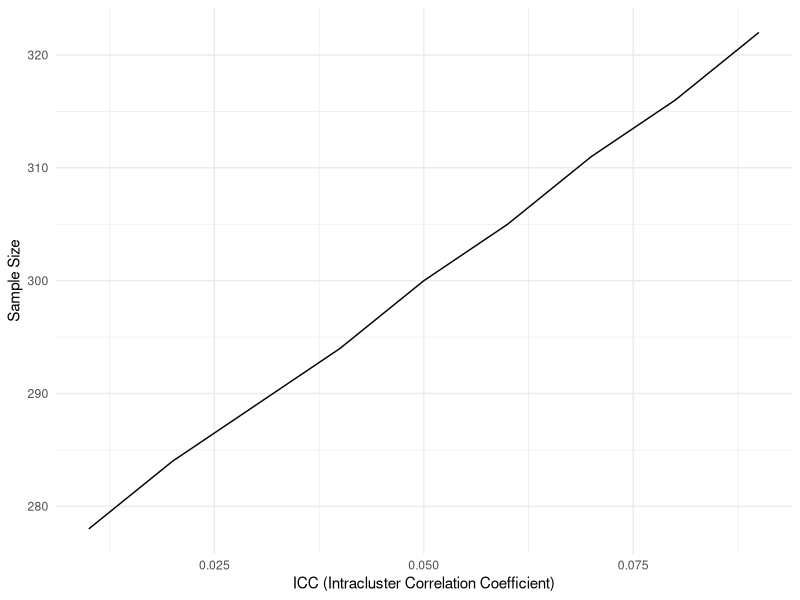
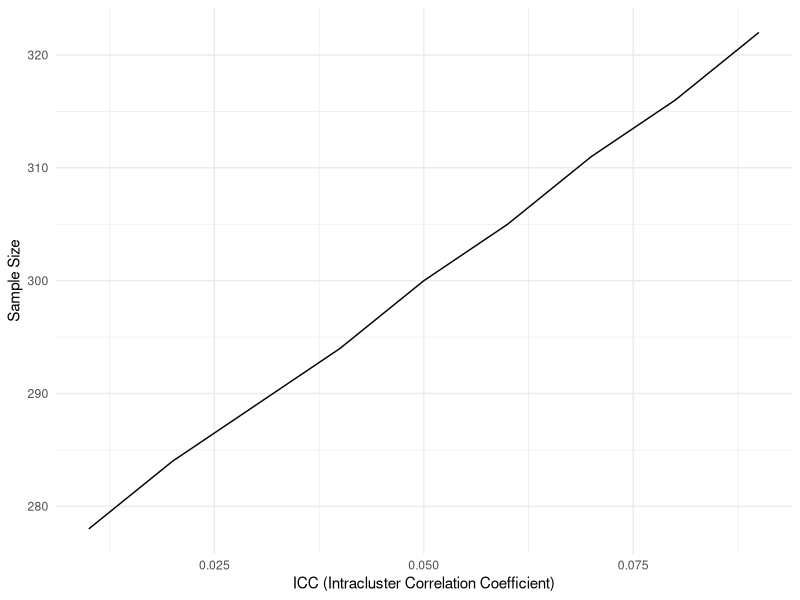

Generate these figures, in order, with R:
## ---- chunk 1
library(tidyverse)
library(ggplot2)

## ---- chunk 2
# Parameters for the sample size calculation
confidence_level <- 0.95 # confidence level
z <- qnorm(1 - (1 - confidence_level) / 2) # z statistic
d <- 0.05 # margin of error
cluster_size <- 3 # Average cluster size (fixed in our case)
icc <- 0.05 # Intracluster correlation coefficient -> Clients from the same hair stylist might be correlated in terms of outcome (acceptability), so, 0.05 is the lowest acceptable, probably even a bit higher
prop <- 0.77 # Estimated proportion (= 70% acceptability) -> rather low! The higher, the lower the sample size needed.
deff <- 1 + (cluster_size - 1) * icc # Design Effect
sample_size <- ceiling((z^2 * prop * (1 - prop) * deff) / d^2)
# Print the calculated sample size
cat("Required sample size:", sample_size)
# Number of clusters
n_clusters <- sample_size / cluster_size
cat("Required clusters:", round(n_clusters, 0))

# Create.a plot varying the ICC
icc_values <- seq(0.01, 0.09, by = 0.01)  # range of realistic ICCs
data_frame <- data.frame(ICC = icc_values)
# Calculate required sample size for each ICC value
data_frame$SampleSize <- ceiling((z^2 * prop * (1 - prop) * (1 + (cluster_size - 1) * data_frame$ICC)) / d^2)
# Create the plot
ss_plot <- ggplot(data_frame, aes(x = ICC, y = SampleSize)) +
  geom_line() +
  labs(
    x = "ICC (Intracluster Correlation Coefficient)",
    y = "Sample Size"
  ) +
  theme_minimal()
print(ss_plot)
# Save the ggplot as an image file (e.g., PNG)
ggsave("sample_size_plot.png", plot = ss_plot, width = 6, height = 4, units = "in")

# Print the current version of R
cat("R version:", R.version$version.string)

